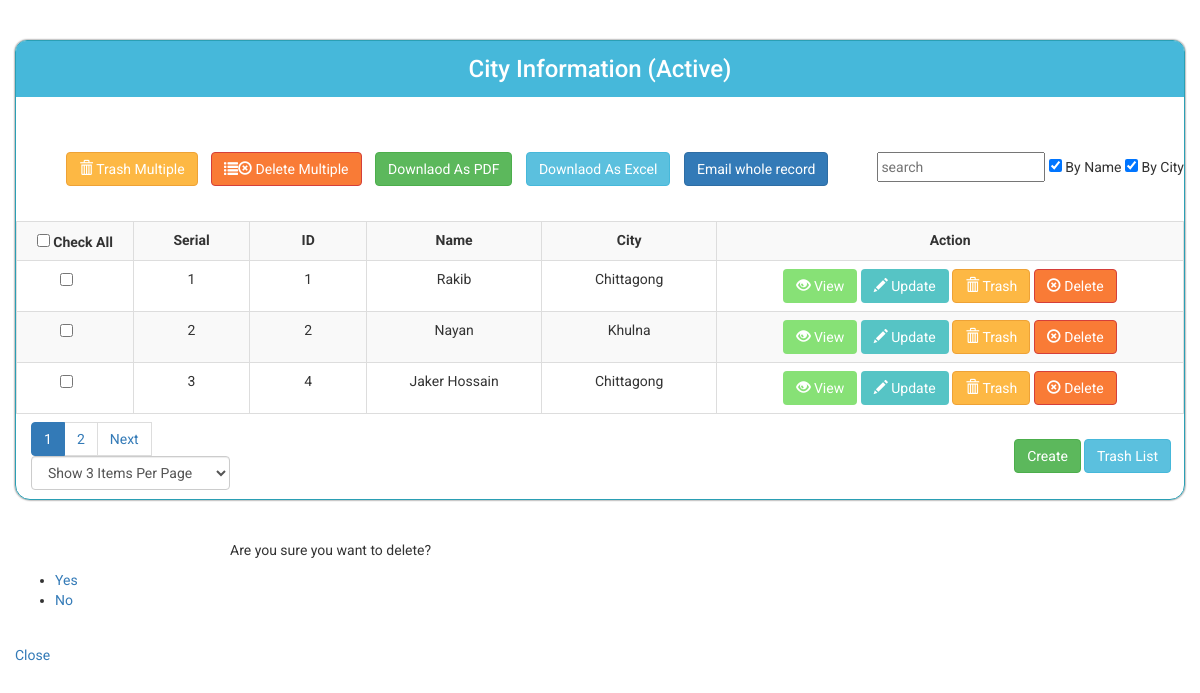
The page /views/SEID167636/City/index.php on the database its author committed.
### tables this page shows
CREATE TABLE `city` (
  `id` int(11) NOT NULL,
  `name` varchar(100) NOT NULL,
  `city_name` varchar(100) NOT NULL,
  `is_trashed` varchar(255) NOT NULL DEFAULT 'no'
);

### src/SEID167636/City/City.php (called while the page is built, shortened)
<?php
class City extends Database
{
    public function index()
    {
        $sqlQuery = "SELECT * FROM city WHERE is_trashed = 'no';";
        $STH = $this->DBH->query($sqlQuery);
        $STH->setFetchMode(PDO::FETCH_OBJ);
        $allData = $STH->fetchAll();
        return $allData;
    }
    public function getAllKeywords()
    {
        $_allKeywords = array();
        $allData = $this->index();
        foreach ($allData as $oneData) {
            $_allKeywords[] = trim($oneData->name);
        }
        foreach ($allData as $oneData) {
            $eachString= strip_tags($oneData->name);
            $eachString=trim( $eachString);
            $eachString= preg_replace( "/\r|\n/", " ", $eachString);
            $eachString= str_replace("&nbsp;","",  $eachString);
            $WordsArr = explode(" ", $eachString);
            foreach ($WordsArr as $eachWord){
                $_allKeywords[] = trim($eachWord);
            }
        }
        $allData = $this->index();
        foreach ($allData as $oneData) {
            $_allKeywords[] = trim($oneData->city_name);
        }
        $allData = $this->index();
        foreach ($allData as $oneData) {
            $eachString= strip_tags($oneData->city_name);
            $eachString=trim( $eachString);
            $eachString= preg_replace( "/\r|\n/", " ", $eachString);
            $eachString= str_replace("&nbsp;","",  $eachString);
            $WordsArr = explode(" ", $eachString);
            foreach ($WordsArr as $eachWord){
                $_allKeywords[] = trim($eachWord);
            }
        }
        return array_unique($_allKeywords);
    }
    public function indexPaginator($page = 1, $itemsPerPage = 3)
    {
        $start = (($page - 1) * $itemsPerPage);
        $sql = "SELECT * from city WHERE is_trashed = 'No' LIMIT $start,$itemsPerPage";
        $STH = $this->DBH->query($sql);
        $STH->setFetchMode(PDO::FETCH_OBJ);
        $arrSomeData = $STH->fetchAll();
        return $arrSomeData;
    }
}

### src/SEID167636/Model/Database.php (called while the page is built, shortened)
<?php
class Database
{
    public function __construct()
    {
        try {
            $this->DBH = new PDO("mysql:host=localhost;dbname=rakib_167636_b59_atomic_project", "root", "");
        } catch (PDOException $error) {
            echo $error->getMessage();
        }
    }
}

### views/SEID167636/City/index.php (the view, shortened to what this page needs)
<?php
$objCity = new \App\City\City();
$allData = $objCity->index();
$availableKeywords = $objCity->getAllKeywords();
$recordCount = count($allData);
if (isset($_REQUEST['Page'])) $page = $_REQUEST['Page'];
else if (isset($_SESSION['Page'])) $page = $_SESSION['Page'];
else   $page = 1;
if (isset($_REQUEST['ItemsPerPage'])) $itemsPerPage = $_REQUEST['ItemsPerPage'];
else if (isset($_SESSION['ItemsPerPage'])) $itemsPerPage = $_SESSION['ItemsPerPage'];
else   $itemsPerPage = 3;
$pages = ceil($recordCount / $itemsPerPage);
$someData = $objCity->indexPaginator($page, $itemsPerPage);
$allData = $someData;
?>
<!doctype html>
<html lang="en">
<head>
    <link rel="stylesheet" href="../../../resources/bootstrap/css/bootstrap.min.css">
    <link rel="stylesheet" href="../../../resources/jquery-ui/jquery-ui.css">
    <link rel="stylesheet" href="../../../resources/index_style.css">
    <link rel="stylesheet" href="../../../resources/simple-confirmation-popup/css/style.css">
</head>
<body>
<div class="container">
    <div class="main">
        <div>
            <h3>City Information (Active)</h3>
            <br>
        </div>
        <div class="text-center" style="height: 35px">
        </div>
        <ul class="additional_buttons">
            <li><button type="button" class="btn btn-warning" value="" id="trashMultiple"
                        name="trashMultiple"><span class="glyphicon glyphicon-trash"></span> Trash Multiple</button></li>
            <li><button type="button" class="btn btn-danger" value="" id="deleteMultiple"
                        name="deleteMultiple"><span class="glyphicon glyphicon-list"></span><span class="glyphicon glyphicon-remove-circle"></span> Delete Multiple</button></li>
            <li><input type="button" class="btn btn-success" value="Downlaod As PDF"></li>
            <li><input type="button" class="btn btn-info" value="Downlaod As Excel"></li>
            <li><input type="button" class="btn btn-primary" value="Email whole record"></li>
            <li style="float: right">
                <form action="index.php" method="get" id="searchForm">
                    <div>
                        <input type="text" name="search" id="searchID" placeholder="search">
                        <input type="checkbox" name="byName" id="byName" checked> By Name
                        <input type="checkbox" name="byCity" id="byCity" checked> By City
                    </div>
                </form>
            </li>
        </ul>
        <form id="selectionForm" action="multiple_trash.php" method="post">
            <table class="table table-bordered table-striped text-center">
                <tr>
                    <th class="text-center"><input type="checkbox" name="select_all" id="select_all">   Check All</th>
                    <th class="text-center">Serial</th>
                    <th class="text-center">ID</th>
                    <th class="text-center">Name</th>
                    <th class="text-center">City</th>
                    <th class="text-center">Action</th>
                </tr>
                <?php
                $serial = 1;
                foreach ($allData as $record) { ?>
                    <tr>
                        <td width="10%"><input style="margin-left: 35px" type="checkbox" class="checkbox"
                                               name="multiple[]" value="<?php echo $record->id; ?>"></td>
                        <td width="10%"><?php echo $serial++; ?></td>
                        <td width="10%"><?php echo $record->id; ?></td>
                        <td width="15%"><?php echo $record->name; ?></td>
                        <td width="15%"><?php echo $record->city_name; ?></td>
                        <td width="45%">
                            <a href="view.php?id=<?php echo $record->id; ?>">
                                <button type="button" class="btn view "><span class="glyphicon glyphicon-eye-open"></span> View</button>
                            </a>
                            <a href="edit.php?id=<?php echo $record->id; ?>">
                                <button type="button" class="btn update"><span class="glyphicon glyphicon-pencil"></span> Update</button>
                            </a>
                            <a href="trash.php?id=<?php echo $record->id; ?>">
                                <button type="button" class="btn btn-warning"><span class="glyphicon glyphicon-trash"></span> Trash</button>
                            </a>
                            <a onclick="del(<?php echo $record->id; ?>)">
                                <button type="button"  class="btn btn-danger delete"><span class="glyphicon glyphicon-remove-circle"></span> Delete</button>
                            </a>
                        </td>
                    </tr>
                <?php } ?>
            </table>
        </form>
        <div class="bottom_left">
            <ul class="pagination">
                <?php
                $pagePlusOne = $page + 1;
                for ($i = 1; $i <= $pages; $i++) {
                    if ($i == $page) echo '<li class="active"><a href="">' . $i . '</a></li>';
                    else  echo "<li><a href='?Page=$i'>" . $i . '</a></li>';
                }
                if ($page < $pages) echo "<li><a href='index.php?Page=$pagePlusOne'>" . "Next" . "</a></li>";
                ?>
                <li>
                    <select class="form-control" name="ItemsPerPage" id="ItemsPerPage" style="margin-bottom: 40px"
                            onchange="javascript:location.href = this.value;">
                        <?php
                        if ($itemsPerPage == 3) echo '<option value="?ItemsPerPage=3" selected >Show 3 Items Per Page</option>';
                        else echo '<option  value="?ItemsPerPage=3">Show 3 Items Per Page</option>';
                        ?>
                    </select>
                </li>
            </ul>
        </div>
        <ul class="bottom_right">
            <li>
                <a href="trashed.php"><button class="btn btn-info">Trash List</button></a>
            </li>
            <li>
                <a href="create.php"><button class="btn btn-success">Create</button></a>
            </li>
        </ul>
    </div>
    <div class="cd-popup" role="alert">
        <div class="cd-popup-container">
            <p>Are you sure you want to delete?</p>
            <ul class="cd-buttons">
                <li><a id="yes" href="javascript:yes()">Yes</a></li>
                <li><a id="no" href="javascript:no()">No</a></li>
            </ul>
            <a class="cd-popup-close img-replace">Close</a>
        </div>
    </div>
</div>
</body>
</html>

### resources/index_style.css (style rules this page uses)
body { font-family: "Roboto", sans-serif; }
.container { width: 1200px; }
.main { margin: 40px auto; border: 1px solid #2a9fb4; padding: 0 0 50px 0; box-shadow: 0 0 2px; border-radius: 12px 12px 15px 15px; }
.view { background-color: #87e176; color: white; transition-duration: .4s; }
.update { background-color: #56C4C5; color: white; transition-duration: .4s; }
h3 { margin: auto; text-align: center; background-color: #46b8da; padding: 15px 0; border-radius: 10px 10px 0 0; color: white; }
a { text-decoration: none !important; }
.btn-warning { background-color: #fdb844; color: white; transition-duration: .4s ; }
.btn-danger { background-color: #f97b36; color: white; transition-duration: .4s; }
.btn-success { transition-duration: .4s; }
.btn-info { transition-duration: .4s; }
.btn-primary { transition-duration: .4s; }

### views/SEID167636/City/index.php (style rules this page uses)
.additional_buttons li { display: inline; margin-left: 10px; }
.bottom_left { float: left; margin: -32px 0 0 15px; display: inline-block; }
.bottom_right { margin-right: 10px; }
.bottom_right li { float: right; display: inline; margin-top: 5px; margin-right: 3px; }
ul { margin-bottom: 35px; }
input[type="text"] { height: 30px; }

### rows shown on the page
city: id "1", name "Rakib", city_name "Chittagong"
city: id "2", name "Nayan", city_name "Khulna"
city: id "4", name "Jaker Hossain", city_name "Chittagong"
